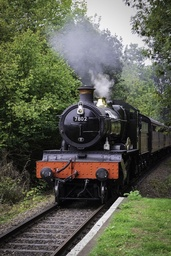
#> input picture pr_05/Mehdi_Gorjian_p5/img.jpeg, 171 x 256 px, shrunk from 500 x 750 before the run
$ python filter.py
#> lines starting #> are read from the running program, lines starting #| are printed output that depends on the picture; pictures that were not available may be replaced by others from this repository, and a replacement may not be noted
from PIL import Image, ImageDraw
import numpy as np
class MyImage:
    def __init__(self, image_path):
#> called with image_path = 'img.jpeg'
        self.image = Image.open(image_path)
#> self.image is the input picture: PIL image 171x256 RGB; mean R, G, B 91.3, 94.1, 79
        self.input_pixels = self.image.load()
        self.output_image = Image.new("RGB", self.image.size)
#> self.output_image: PIL image 171x256 RGB; every value is 0
        self.draw = ImageDraw.Draw(self.output_image)
        self.width = self.image.width
#> self.width = 171
        self.height = self.image.height
#> self.height = 256

    def conv_gauss_blur(self, kernel_matrix=(np.array([[1,2,1],[2,4,2],[1,2,1]])*0.0625)):
        # Middle of the kernel
        offset = len(kernel_matrix) // 2
        # Compute convolution between intensity and kernels
        for x in range(offset, self.image.width - offset):
            for y in range(offset, self.image.height - offset):
                acc = [0, 0, 0]
                for a in range(len(kernel_matrix)):
                    for b in range(len(kernel_matrix)):
                        xn = x + a - offset
                        yn = y + b - offset
                        pixel = self.input_pixels[xn, yn]
                        acc[0] += pixel[0] * kernel_matrix[a][b]
                        acc[1] += pixel[1] * kernel_matrix[a][b]
                        acc[2] += pixel[2] * kernel_matrix[a][b]
                self.draw.point((x, y), (int(acc[0]), int(acc[1]), int(acc[2])))
        self.output_image.show()
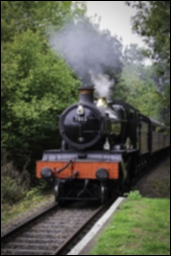
#> shown: PIL image 171x256 RGB; mean R, G, B 89.2, 92, 77.2
#> call 2 of __init__, with image_path = 'popup_3.png'
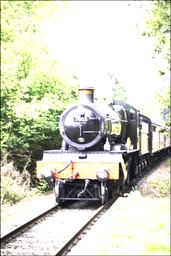
#> input picture pr_05/Mehdi_Gorjian_p5/2erosion_output.png, 171 x 256 px, shrunk from 500 x 750 before the run, given in place of popup_3.png, which was not available
#> in __init__, self.image is the input picture: PIL image 171x256 RGB; mean R, G, B 207.5, 208.9, 193.2
        self.output_image.save("gaussian_blur_output1.png")
    def dilation(self, kernel_matrix=(np.array([[0,1,0],[1,1,1],[0,0,0]]))):
        # Middle of the kernel
        offset = len(kernel_matrix) // 2
        # Compute convolution between intensity and kernels
        for x in range(offset, self.image.width - offset):
            for y in range(offset, self.image.height - offset):
                current_px_color = self.input_pixels[x, y]
                acc = [0, 0, 0]
                temp_acc_r = []
                temp_acc_g = []
                temp_acc_b = []
                for a in range(len(kernel_matrix)):
                    for b in range(len(kernel_matrix)):
                        xn = x + a - offset
                        yn = y + b - offset
                        pixel = self.input_pixels[xn, yn]
                        acc[0] += pixel[0] + kernel_matrix[a][b]
                        acc[1] += pixel[1] + kernel_matrix[a][b]
                        acc[2] += pixel[2] + kernel_matrix[a][b]
                        temp_acc_r.append(acc[0])
                        temp_acc_g.append(acc[1])
                        temp_acc_b.append(acc[2])
                self.draw.point((x, y), (int(max(temp_acc_r)+current_px_color[0]), int(max(temp_acc_g)+current_px_color[1]), int(max(temp_acc_b)+current_px_color[2])))
        self.output_image.show()
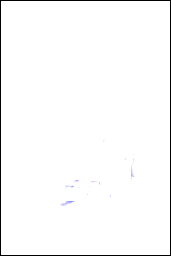
#> shown: PIL image 171x256 RGB; mean R, G, B 249.9, 249.9, 250
        self.output_image.save("dilation_output1.png")
    def erosion(self, kernel_matrix=(np.array([[0,1,0],[1,1,1],[0,0,0]]))):
        # Middle of the kernel
        offset = len(kernel_matrix) // 2
        # Compute convolution between intensity and kernels
        for x in range(offset, self.image.width - offset):
            for y in range(offset, self.image.height - offset):
                current_px_color = self.input_pixels[x, y]
                acc = [0, 0, 0]
                temp_acc_r = []
                temp_acc_g = []
                temp_acc_b = []
                for a in range(len(kernel_matrix)):
                    for b in range(len(kernel_matrix)):
                        xn = x + a - offset
                        yn = y + b - offset
                        pixel = self.input_pixels[xn, yn]
                        acc[0] += pixel[0] - kernel_matrix[a][b]
                        acc[1] += pixel[1] - kernel_matrix[a][b]
                        acc[2] += pixel[2] - kernel_matrix[a][b]
                        temp_acc_r.append(acc[0])
                        temp_acc_g.append(acc[1])
                        temp_acc_b.append(acc[2])
                self.draw.point((x, y), (int(min(temp_acc_r)+current_px_color[0]), int(min(temp_acc_g)+current_px_color[1]), int(min(temp_acc_b)+current_px_color[2])))
        self.output_image.show()
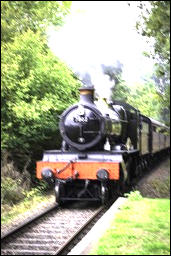
#> shown: PIL image 171x256 RGB; mean R, G, B 160.7, 164.7, 136.2
        self.output_image.save("1erosion_output.png")
# gaussian blur filter
m = MyImage('img.jpeg')
# conv_gauss_blur(kernel_matrix=(np.array([[1,4,7,4,1],[4,16,26,16,4],[7,26,41,26,7],[4,16,26,16,4],[1,4,7,4,1]])*1/273)):
m.conv_gauss_blur()
# dilation filter
p = MyImage('popup_3.png')
p.dilation()
#erosion filter
# m = MyImage('erosion_output1.png')
# m = MyImage('2erosion_output.png')
q = MyImage('img.jpeg')
q.erosion()
# sobel filter
r = MyImage('sobel_gaussian_blur_output1.png')
#> call 4 of __init__, with image_path = 'sobel_gaussian_blur_output1.png'
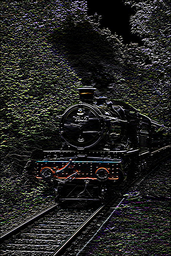
#> input picture pr_05/Mehdi_Gorjian_p5/sobel_gaussian_blur_output1.png, 171 x 256 px, shrunk from 500 x 750 before the run
#> in __init__, self.image is the input picture: PIL image 171x256 RGB; mean R, G, B 34.7, 34.9, 33.6
r.conv_gauss_blur(np.array([[1,0,-1],[2,0,-2],[1,0,-1]]))
#> in conv_gauss_blur (call 2), `self.output_image.show()`:
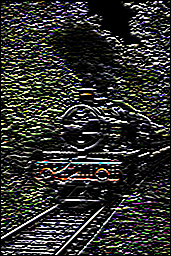
#> shown: PIL image 171x256 RGB; mean R, G, B 49.4, 49.9, 46.5
r.conv_gauss_blur(np.array([[1,2,1],[0,0,0],[-1,-2,-1]]))
#> in conv_gauss_blur (call 3), `self.output_image.show()`:
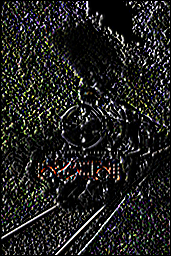
#> shown: PIL image 171x256 RGB; mean R, G, B 33.5, 33.5, 31.9
